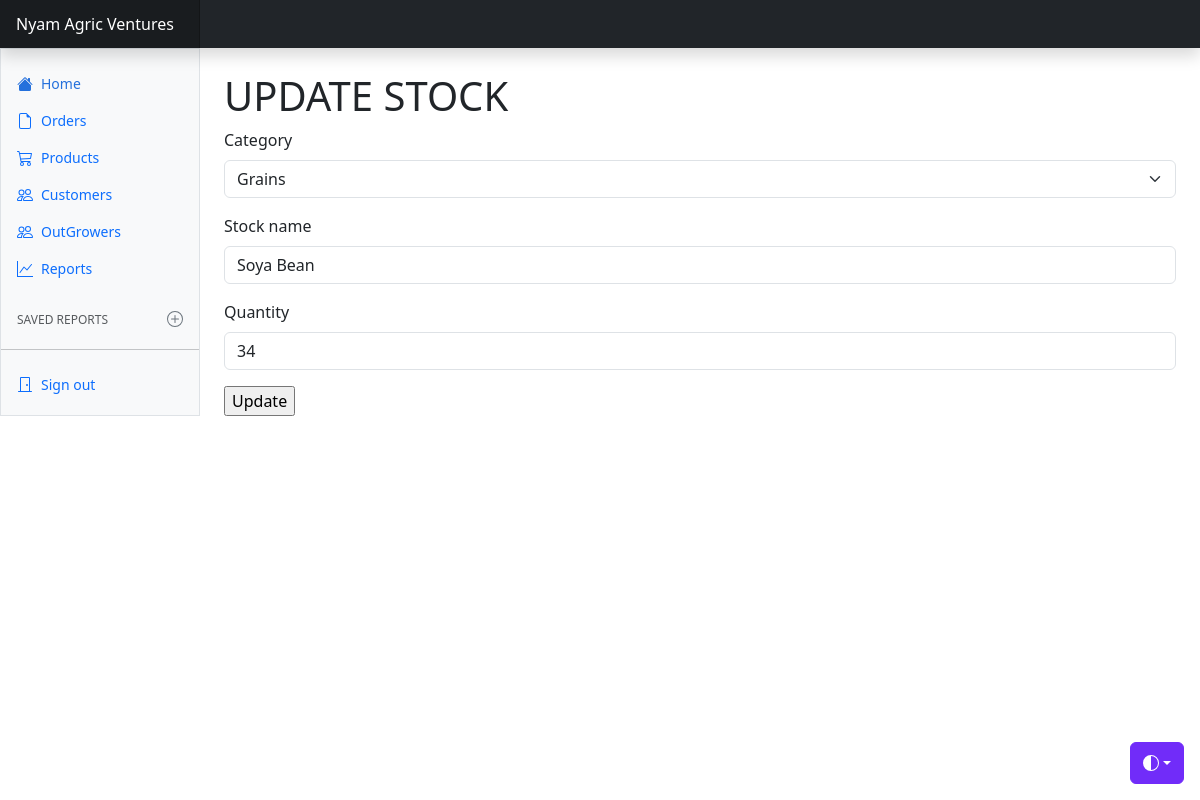
Page /update_stock/3/ on the committed database.
### stock_app/models.py (models this page shows, shortened)
class Stock(models.Model):
    category = models.ForeignKey(Category, on_delete=models.CASCADE, blank=True, null=True)
    stock_name = models.CharField(max_length=100, blank=True, null=True)
    quantity = models.IntegerField(default=0, blank=True, null=True)
    quantity_purchased = models.IntegerField(default=0, blank=True, null=True)
    purchased_by = models.CharField(max_length=100, blank=True, null=True)
    quantity_sold = models.IntegerField(default=0, blank=True, null=True)
    sold_by = models.CharField(max_length=100, blank=True, null=True)
    sold_to = models.CharField(max_length=100, blank=True, null=True)
    reorder_level = models.IntegerField(blank=True, null=True)
    date_registered = models.DateTimeField(auto_now_add=True, auto_now=False)
    last_updated = models.DateTimeField(auto_now_add=False, auto_now=True)
    export_to_csv = models.BooleanField(default=False)

### stock_app/views.py (the view)
# urls.py: path('update_stock/<str:pk>/', views.update_stock, name="update_stock"),
def update_stock(request, pk):
    stock = Stock.objects.get(id=pk)
    form = StockUpdate(instance=stock)
    if request.method == "POST":
        form = StockUpdate(request.POST, instance=stock)
        if form.is_valid():
            form.save()
            messages.success(request, "Stock Has Been Updated Successfully")
            return redirect('stock_list')
    context = {
         "form": form
    }
    return render(request, 'stock_update.html', context)

### stock_app/forms.py
class StockUpdate(forms.ModelForm):
    class Meta:
        model = Stock
        fields = ["category","stock_name", "quantity"]

### stock_app/models.py (called while the page is built)
    def __str__(self):
        return self.category_name

### stock_app/templates/stock_update.html (shortened to what this page needs)
<!doctype html>
{% load static %}
{% load crispy_forms_tags %}
<html lang="en" data-bs-theme="auto">
  <head><script src="/docs/5.3/assets/js/color-modes.js"></script>
     <link href="{% static 'css/stylesheet.css' %}" rel="stylesheet">
    <link href="{% static 'css/bootstrap.min.css' %}" rel="stylesheet">
    <link href="{% static 'css/dashboard.css' %}" rel="stylesheet">
    <link rel="stylesheet" href="https://cdn.jsdelivr.net/npm/@docsearch/css@3">
<link href="/docs/5.3/dist/css/bootstrap.min.css" rel="stylesheet">
    <link href="https://cdn.jsdelivr.net/npm/bootstrap-icons@1.10.5/font/bootstrap-icons.min.css" rel="stylesheet">
    <link href="dashboard.css" rel="stylesheet">
  </head>
  <body>
    <div class="dropdown position-fixed bottom-0 end-0 mb-3 me-3 bd-mode-toggle">
      <button class="btn btn-bd-primary py-2 dropdown-toggle d-flex align-items-center"
              id="bd-theme"
              type="button"
              aria-expanded="false"
              data-bs-toggle="dropdown"
              aria-label="Toggle theme (auto)">
        <svg class="bi my-1 theme-icon-active" width="1em" height="1em"><use href="#circle-half"></use></svg>
      </button>
    </div>
<header class="navbar sticky-top bg-dark flex-md-nowrap p-0 shadow" data-bs-theme="dark">
  <a class="navbar-brand col-md-3 col-lg-2 me-0 px-3 fs-6 text-white" href="#">Nyam Agric Ventures</a>
</header>
<div class="container-fluid">
  <div class="row">
    <div class="sidebar border border-right col-md-3 col-lg-2 p-0 bg-body-tertiary">
      <div class="offcanvas-md offcanvas-end bg-body-tertiary" tabindex="-1" id="sidebarMenu" aria-labelledby="sidebarMenuLabel">
        <div class="offcanvas-body d-md-flex flex-column p-0 pt-lg-3 overflow-y-auto">
          <ul class="nav flex-column">
            <li class="nav-item">
              <a class="nav-link d-flex align-items-center gap-2 active" aria-current="page" href="{% url 'home' %}">
                <svg class="bi"><use xlink:href="#house-fill"/></svg>
                Home
              </a>
            </li>
            <li class="nav-item">
              <a class="nav-link d-flex align-items-center gap-2" href="{% url 'stock_details' %}">
                <svg class="bi"><use xlink:href="#file-earmark"/></svg>
                Orders
              </a>
            </li>
            <li class="nav-item">
              <a class="nav-link d-flex align-items-center gap-2" href="{% url 'stock_list' %}">
                <svg class="bi"><use xlink:href="#cart"/></svg>
                Products
              </a>
            </li>
            <li class="nav-item">
              <a class="nav-link d-flex align-items-center gap-2" href="#">
                <svg class="bi"><use xlink:href="#people"/></svg>
                Customers
              </a>
            </li>
            <li class="nav-item">
              <a class="nav-link d-flex align-items-center gap-2" href="#">
                <svg class="bi"><use xlink:href="#people"/></svg>
                OutGrowers
              </a>
            </li>
            <li class="nav-item">
              <a class="nav-link d-flex align-items-center gap-2" href="#">
                <svg class="bi"><use xlink:href="#graph-up"/></svg>
                Reports
              </a>
            </li>
          </ul>
          <h6 class="sidebar-heading d-flex justify-content-between align-items-center px-3 mt-4 mb-1 text-body-secondary text-uppercase">
            <span>Saved reports</span>
            <a class="link-secondary" href="#" aria-label="Add a new report">
              <svg class="bi"><use xlink:href="#plus-circle"/></svg>
            </a>
          </h6>
          <hr class="my-3">
          <ul class="nav flex-column mb-auto">
            <li class="nav-item">
              <a class="nav-link d-flex align-items-center gap-2" href="#">
                <svg class="bi"><use xlink:href="#door-closed"/></svg>
                Sign out
              </a>
            </li>
          </ul>
        </div>
      </div>
    </div>
    <main class="col-md-9 ms-sm-auto col-lg-10 px-md-4">
      <br>
      <h1>UPDATE STOCK</h1>
       <form method ="post" action="">
        {{form|crispy}}
      <input type = "submit" value="Update">
    </form>
    </main>
  </div>
</div>
    <script src="https://cdn.jsdelivr.net/npm/chart.js@4.3.2/dist/chart.umd.js"></script><script src="dashboard.js"></script></body>
</html>

### stock_app/static/css/dashboard.css (style rules this page uses)
.bi { display: inline-block; width: 1rem; height: 1rem; }
.sidebar .nav-link { font-size: .875rem; font-weight: 500; }
.sidebar .nav-link.active { color: #2470dc; }
.sidebar-heading { font-size: .75rem; }
.navbar-brand { padding-top: .75rem; padding-bottom: .75rem; background-color: rgba(0, 0, 0, .25); box-shadow: inset -1px 0 0 rgba(0, 0, 0, .25); }

### stock_app/templates/stock_update.html (style rules this page uses)
.bi { vertical-align: -.125em; fill: currentColor; }
.btn-bd-primary { --bd-violet-bg: #712cf9; --bd-violet-rgb: 112.520718, 44.062154, 249.437846; --bs-btn-font-weight: 600; --bs-btn-color: var(--bs-white); --bs-btn-bg: var(--bd-violet-bg); --bs-btn-border-color: var(--bd-violet-bg); --bs-btn-hover-color: var(--bs-white); --bs-btn-hover-bg: #6528e0; --bs-btn-hover-border-color: #6528e0; --bs-btn-focus-shadow-rgb: var(--bd-violet-rgb); --bs-btn-active-color: var(--bs-btn-hover-color); --bs-btn-active-bg: #5a23c8; --bs-btn-active-border-color: #5a23c8; }
.bd-mode-toggle { z-index: 1500; }

### rows in the picture
Stock: category "Grains", stock_name "Soya Bean", quantity "34"
